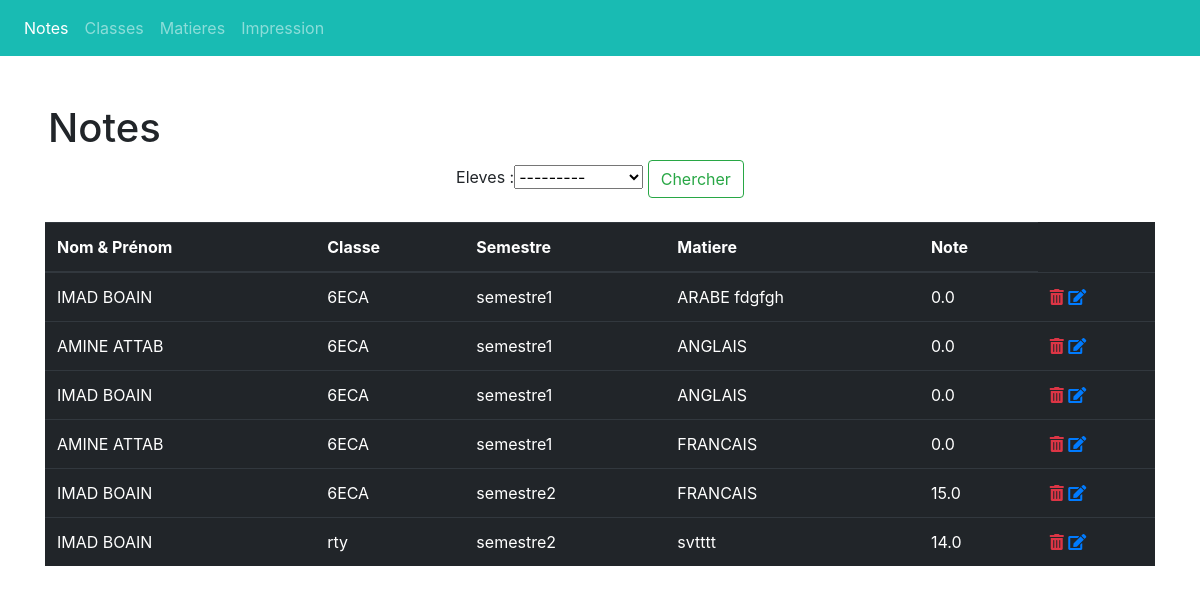
Screenshot of /AllNotes/ with the database file from the repository.
### bulletin/models.py (models this page shows)
class Note(models.Model):
    SEMESTRE= (
        ('semestre1','Semestre 1'),
        ('semestre2','Semestre 2')
    )
    lanote = models.FloatField(null=True)
    semestre= models.CharField(max_length=100, null=True, choices=SEMESTRE)
    eleves = models.ForeignKey(Eleve, on_delete=models.CASCADE, null=True)
    matieres = models.ForeignKey(Matiere, on_delete=models.CASCADE, null=True)
    classes = models.ForeignKey(Classe, on_delete=models.CASCADE, null=True)

class Eleve(models.Model):
    name = models.CharField(max_length=190, null=True)
    classe = models.ForeignKey(Classe, on_delete=models.CASCADE, null=True)
    def __str__(self):
        return self.name

class Classe(models.Model):
    nomClasse = models.CharField(max_length=190, null=True,unique=True)
    def __str__(self):
        return self.nomClasse

class Matiere(models.Model):
    name = models.CharField(max_length=190, null=True)
    def __str__(self):
        return self.name

### bulletin/views.py (the view)
# urls.py: path('AllNotes/', views.AllNotes , name="AllNotes"),
def AllNotes(request):
    if 'eleves' in request.GET:
        eleves=request.GET['eleves']
        notes=Note.objects.filter(eleves_id=eleves)
    else:
        notes=Note.objects.all()
    eleves = notes.all()
    searchFilter = NoteFilter(request.GET , queryset=eleves)
    eleves = searchFilter.qs
    context={'notes':notes,'searchFilter':searchFilter}
    return render(request, 'bulletin/notes.html', context)

### bulletin/templates/bulletin/notes.html (shortened to what this page needs)
{% extends 'bulletin/main.html' %}
{% block content %}
<h1 class="pt-5 pl-5">Notes</h1>
<div class="container">
 <CENTER>
  <form  method="GET">
    {{searchFilter.form}}
    <button class="btn btn-outline-success my-2 my-sm-0" type="submit">Chercher</button>
  </form>
  </center>
  <br>
<table class="table table-dark">
  <thead>
    <tr>
      <th scope="col">Nom & Prénom</th>
      <th scope="col">Classe</th>
      <th scope="col">Semestre</th>
      <th scope="col">Matiere</th>
      <th scope="col">Note</th>
    </tr>
  </thead>
  <tbody>
  {% for item in notes %}
       <tr>
      <td> {{item.eleves }}</td>
      <td>{{item.classes }}</td>
      <td>{{item.semestre }}</td>
      <td>{{item.matieres }}</td>
      <td>{{item.lanote }}</td>
        <td>
        <a href="{% url 'deleteNote' item.id %}"  class="text-danger"><i class="fas fa-trash-alt"></i> </a>
        <a href="{% url 'updateNote' item.id %}"><i class="fas fa-edit"></i> </a>
       </td>
      </tr>
{% endfor %}
  </tbody>
</table>
</div>
{% endblock %}

### bulletin/templates/bulletin/main.html (shortened to what this page needs)
 {% load static %}
 <!DOCTYPE html>
<html>
<head>
 <link rel="stylesheet" href="{% static 'assets/css/bootstrap.css' %}">
<link rel='stylesheet' type="text/css" href="{% static '/css/style.css' %}">
<link rel="stylesheet" href="https://pro.fontawesome.com/releases/v5.10.0/css/all.css"/>
</head>
<body>
{% include 'bulletin/navbar.html' %}
{% block content %}
{% endblock %}
</body>
</html>

### bulletin/templates/bulletin/navbar.html (shortened to what this page needs)
 {% load static %}
<nav class="navbar navbar-expand-lg navbar-dark bgg-primary">
  <div class="collapse navbar-collapse" id="navbarSupportedContent">
    <ul class="navbar-nav mr-auto">
      <li class="nav-item active">
        <a class="nav-link" href="{% url 'home' %}">Notes <span class="sr-only">(current)</span></a>
      </li>
   <li class="nav-item">
        <a class="nav-link" href="{% url 'createClasse' %}">Classes</a>
      </li>
      <li class="nav-item">
        <a class="nav-link" href="{% url 'createMatiere' %}">Matieres</a>
      </li>
  <li class="nav-item">
        <a class="nav-link" href="{% url 'print' %}">Impression</a>
      </li>
    </ul>
  </div>
</nav>

### static/css/style.css (style rules this page uses)
.bgg-primary { background-color:rgb(25, 187, 179)!important; }

### rows the page displays
Note: eleves "IMAD BOAIN", classes "6ECA", semestre "semestre1", matieres "ARABE fdgfgh", lanote "0.0"
Note: eleves "AMINE ATTAB", classes "6ECA", semestre "semestre1", matieres "ANGLAIS", lanote "0.0"
Note: eleves "IMAD BOAIN", classes "6ECA", semestre "semestre1", matieres "ANGLAIS", lanote "0.0"
Note: eleves "AMINE ATTAB", classes "6ECA", semestre "semestre1", matieres "FRANCAIS", lanote "0.0"
Note: eleves "IMAD BOAIN", classes "6ECA", semestre "semestre2", matieres "FRANCAIS", lanote "15.0"
Note: eleves "IMAD BOAIN", classes "rty", semestre "semestre2", matieres "svtttt", lanote "14.0"
